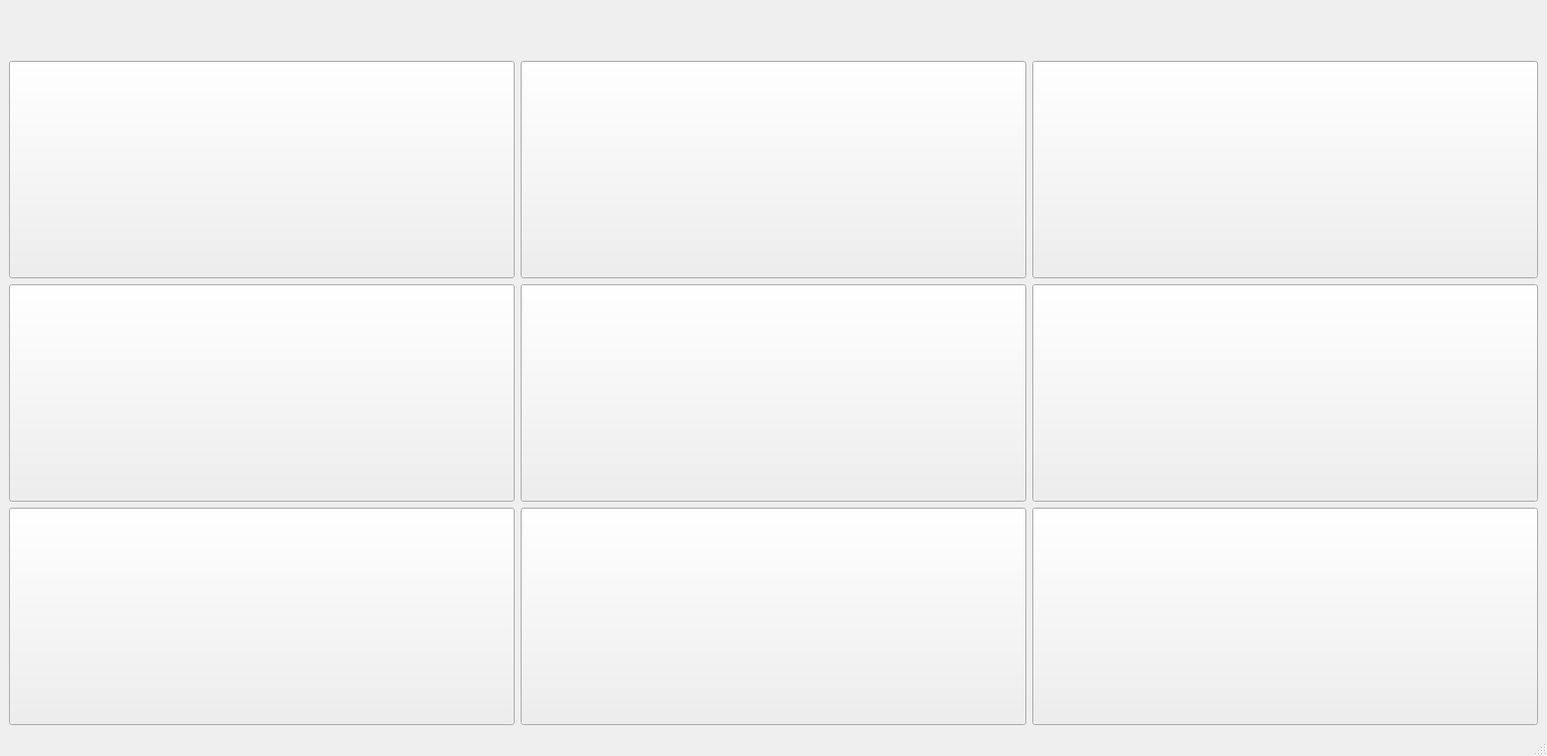
<?xml version="1.0" encoding="UTF-8"?>
<ui version="4.0">
 <class>MainWindow</class>
 <widget class="QMainWindow" name="MainWindow">
  <property name="geometry">
   <rect>
    <x>0</x>
    <y>0</y>
    <width>987</width>
    <height>630</height>
   </rect>
  </property>
  <property name="windowTitle">
   <string>MainWindow</string>
  </property>
  <property name="styleSheet">
   <string notr="true">QLabel {
	font-size: 40px;
	font-family: &quot;Times New Roman&quot;, Times, serif;
	font-style: oblique;
	color:rgb(0, 0, 166);
	text-align:  center;
}</string>
  </property>
  <widget class="QWidget" name="centralwidget">
   <layout class="QVBoxLayout" name="verticalLayout" stretch="1,9">
    <item>
     <widget class="QLabel" name="current_player">
      <property name="text">
       <string/>
      </property>
      <property name="alignment">
       <set>Qt::AlignCenter</set>
      </property>
     </widget>
    </item>
    <item>
     <layout class="QGridLayout" name="gridLayout">
      <item row="2" column="1">
       <widget class="QPushButton" name="south_button">
        <property name="sizePolicy">
         <sizepolicy hsizetype="Minimum" vsizetype="Expanding">
          <horstretch>0</horstretch>
          <verstretch>0</verstretch>
         </sizepolicy>
        </property>
        <property name="font">
         <font>
          <pointsize>140</pointsize>
         </font>
        </property>
        <property name="text">
         <string/>
        </property>
       </widget>
      </item>
      <item row="2" column="0">
       <widget class="QPushButton" name="south_west_button">
        <property name="sizePolicy">
         <sizepolicy hsizetype="Minimum" vsizetype="Expanding">
          <horstretch>0</horstretch>
          <verstretch>0</verstretch>
         </sizepolicy>
        </property>
        <property name="font">
         <font>
          <pointsize>140</pointsize>
         </font>
        </property>
        <property name="text">
         <string/>
        </property>
       </widget>
      </item>
      <item row="1" column="1">
       <widget class="QPushButton" name="central_button">
        <property name="sizePolicy">
         <sizepolicy hsizetype="Minimum" vsizetype="Expanding">
          <horstretch>0</horstretch>
          <verstretch>0</verstretch>
         </sizepolicy>
        </property>
        <property name="font">
         <font>
          <pointsize>140</pointsize>
         </font>
        </property>
        <property name="text">
         <string/>
        </property>
       </widget>
      </item>
      <item row="0" column="2">
       <widget class="QPushButton" name="north_east_button">
        <property name="sizePolicy">
         <sizepolicy hsizetype="Minimum" vsizetype="Expanding">
          <horstretch>0</horstretch>
          <verstretch>0</verstretch>
         </sizepolicy>
        </property>
        <property name="font">
         <font>
          <pointsize>140</pointsize>
         </font>
        </property>
        <property name="text">
         <string/>
        </property>
       </widget>
      </item>
      <item row="0" column="0">
       <widget class="QPushButton" name="north_west_button">
        <property name="sizePolicy">
         <sizepolicy hsizetype="Minimum" vsizetype="Expanding">
          <horstretch>0</horstretch>
          <verstretch>0</verstretch>
         </sizepolicy>
        </property>
        <property name="font">
         <font>
          <pointsize>140</pointsize>
         </font>
        </property>
        <property name="text">
         <string/>
        </property>
       </widget>
      </item>
      <item row="1" column="2">
       <widget class="QPushButton" name="east_button">
        <property name="sizePolicy">
         <sizepolicy hsizetype="Minimum" vsizetype="Expanding">
          <horstretch>0</horstretch>
          <verstretch>0</verstretch>
         </sizepolicy>
        </property>
        <property name="font">
         <font>
          <pointsize>140</pointsize>
         </font>
        </property>
        <property name="text">
         <string/>
        </property>
       </widget>
      </item>
      <item row="2" column="2">
       <widget class="QPushButton" name="south_east_button">
        <property name="sizePolicy">
         <sizepolicy hsizetype="Minimum" vsizetype="Expanding">
          <horstretch>0</horstretch>
          <verstretch>0</verstretch>
         </sizepolicy>
        </property>
        <property name="font">
         <font>
          <pointsize>140</pointsize>
         </font>
        </property>
        <property name="text">
         <string/>
        </property>
       </widget>
      </item>
      <item row="0" column="1">
       <widget class="QPushButton" name="north_button">
        <property name="sizePolicy">
         <sizepolicy hsizetype="Minimum" vsizetype="Expanding">
          <horstretch>0</horstretch>
          <verstretch>0</verstretch>
         </sizepolicy>
        </property>
        <property name="font">
         <font>
          <pointsize>140</pointsize>
         </font>
        </property>
        <property name="text">
         <string/>
        </property>
       </widget>
      </item>
      <item row="1" column="0">
       <widget class="QPushButton" name="west_button">
        <property name="sizePolicy">
         <sizepolicy hsizetype="Minimum" vsizetype="Expanding">
          <horstretch>0</horstretch>
          <verstretch>0</verstretch>
         </sizepolicy>
        </property>
        <property name="font">
         <font>
          <pointsize>140</pointsize>
         </font>
        </property>
        <property name="text">
         <string/>
        </property>
       </widget>
      </item>
     </layout>
    </item>
   </layout>
  </widget>
  <widget class="QMenuBar" name="menubar">
   <property name="geometry">
    <rect>
     <x>0</x>
     <y>0</y>
     <width>987</width>
     <height>21</height>
    </rect>
   </property>
  </widget>
  <widget class="QStatusBar" name="statusbar"/>
 </widget>
 <resources/>
 <connections/>
</ui>
